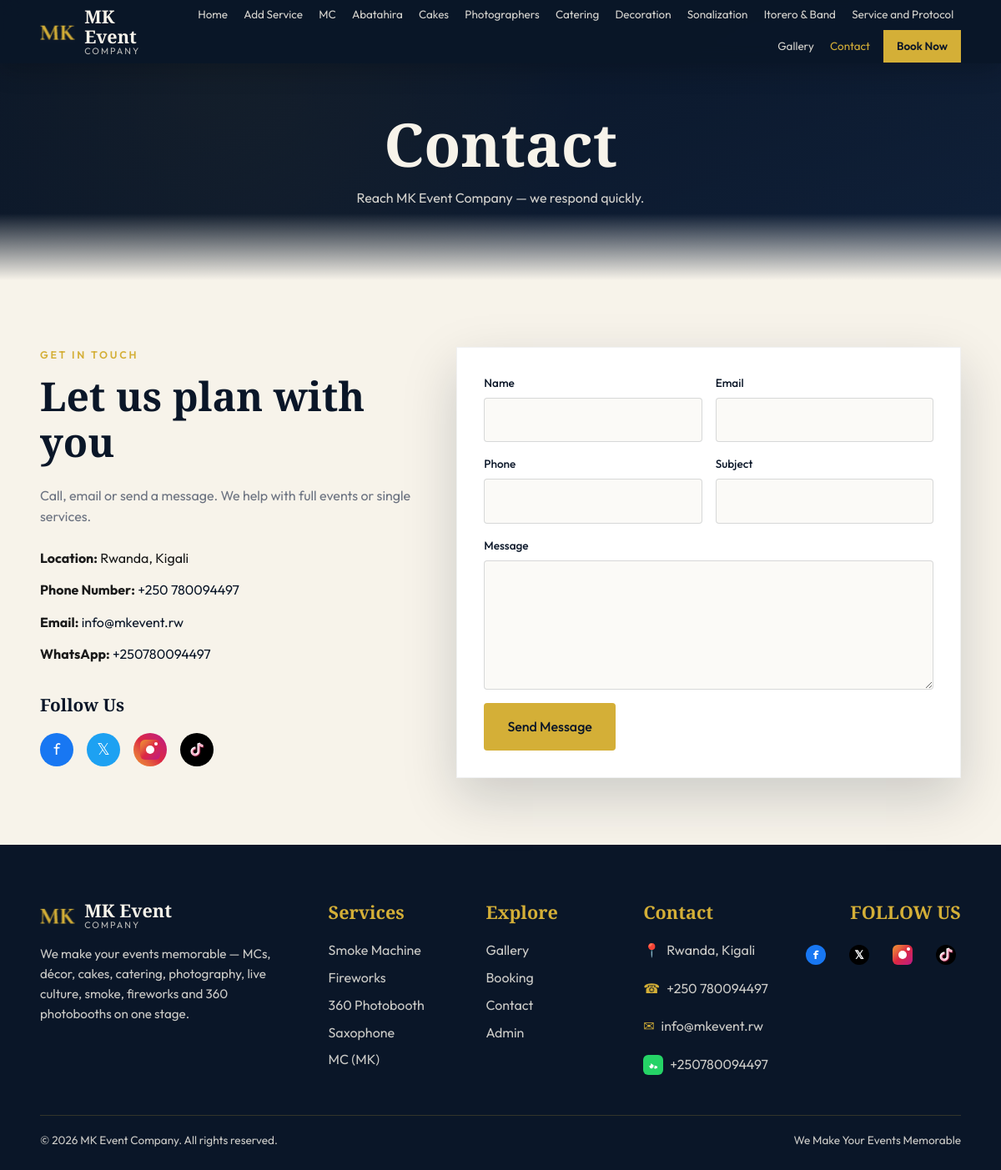
The page /pages/contact.php on the database its author committed.
### tables this page shows
CREATE TABLE `settings` (
  `id` int(11) NOT NULL,
  `site_name` varchar(150) DEFAULT 'MK Event Company',
  `tagline` varchar(255) DEFAULT 'We Make Your Events Memorable',
  `phone` varchar(50) DEFAULT '+250 788 000 000',
  `email` varchar(150) DEFAULT 'info@mkevent.rw',
  `address` text DEFAULT NULL,
  `facebook` varchar(255) DEFAULT NULL,
  `instagram` varchar(255) DEFAULT NULL,
  `twitter` varchar(255) DEFAULT NULL,
  `whatsapp` varchar(50) DEFAULT NULL,
  `about_text` text DEFAULT NULL
);

### includes/db.php (called while the page is built, shortened)
<?php
function mk_db() {
    static $conn = null;
    if ($conn === null) {
        try {
            $conn = new PDO('mysql:host=localhost;dbname=MK;charset=utf8', 'root', '', array(
                PDO::ATTR_ERRMODE => PDO::ERRMODE_EXCEPTION,
                PDO::ATTR_DEFAULT_FETCH_MODE => PDO::FETCH_ASSOC,
            ));
        } catch (PDOException $e) {
            $conn = false;
        }
    }
    return $conn;
}
function mk_api($path) {
    $db = mk_db();
    $path = trim($path, '/');
    if ($path === 'settings') {
        return mk_api_rows($db, 'SELECT * FROM settings LIMIT 1', true);
    }
    return array('success' => false, 'data' => array());
}
function mk_api_rows($db, $sql, $single = false) {
    try {
        $rows = $db->query($sql)->fetchAll();
        return array('success' => true, 'data' => $single ? (isset($rows[0]) ? $rows[0] : null) : $rows);
    } catch (PDOException $e) {
        error_log('mk_api query failed: ' . $e->getMessage());
        return array('success' => false, 'data' => array());
    }
}

### pages/contact.php (the view, shortened to what this page needs)
<?php
require_once __DIR__ . '/../includes/layout.php';
$settings = mk_api('settings');
$s = isset($settings['data']) ? $settings['data'] : array();
$phone = isset($s['phone']) ? $s['phone'] : '+250 788 000 000';
$email = isset($s['email']) ? $s['email'] : 'info@mkevent.rw';
$address = isset($s['address']) ? $s['address'] : 'Kigali, Rwanda';
$whatsapp = isset($s['whatsapp']) ? $s['whatsapp'] : '+2507880094497';
$facebook = isset($s['facebook']) ? $s['facebook'] : 'https://facebook.com/mkevent';
$instagram = isset($s['instagram']) ? $s['instagram'] : 'https://instagram.com/mkevent';
$twitter = isset($s['twitter']) ? $s['twitter'] : 'https://twitter.com/mkevent';
$tiktok = isset($s['tiktok']) ? $s['tiktok'] : 'https://tiktok.com/@mkevent';
$content = '
<section class="page-hero"><div><h1>Contact</h1><p>Reach MK Event Company — we respond quickly.</p></div></section>
<section class="section">
  <div class="container grid-2">
    <div>
      <div class="section-head" style="text-align:left;margin-bottom:1.5rem">
        <div class="eyebrow">Get in touch</div>
        <h2>Let us plan with you</h2>
      </div>
      <p style="color:var(--muted);margin-bottom:1.5rem">Call, email or send a message. We help with full events or single services.</p>
      <ul style="display:grid;gap:.8rem">
        <li><strong>Location:</strong> ' . htmlspecialchars($address) . '</li>
        <li><strong>Phone Number:</strong> <a href="tel:' . preg_replace('/[^0-9+]/', '', $phone) . '" style="color:var(--navy);text-decoration:none">' . htmlspecialchars($phone) . '</a></li>
        <li><strong>Email:</strong> <a href="mailto:' . htmlspecialchars($email) . '" style="color:var(--navy);text-decoration:none">' . htmlspecialchars($email) . '</a></li>
        <li><strong>WhatsApp:</strong> <a href="https://wa.me/' . preg_replace('/[^0-9]/', '', $whatsapp) . '" target="_blank" style="color:var(--navy);text-decoration:none">' . htmlspecialchars($whatsapp) . '</a></li>
      </ul>
      <div style="margin-top:2rem">
        <h3 style="font-family:var(--font-display);font-size:1.3rem;color:var(--navy);margin-bottom:1rem">Follow Us</h3>
        <div style="display:flex;gap:1rem;flex-wrap:wrap">
          <a href="' . htmlspecialchars($facebook) . '" target="_blank" style="display:inline-flex;align-items:center;justify-content:center;width:40px;height:40px;background:#1877f2;color:var(--white);border-radius:50%;text-decoration:none;font-size:1.2rem">f</a>
          <a href="' . htmlspecialchars($twitter) . '" target="_blank" style="display:inline-flex;align-items:center;justify-content:center;width:40px;height:40px;background:#1da1f2;color:var(--white);border-radius:50%;text-decoration:none;font-size:1.2rem">𝕏</a>
          <a href="' . htmlspecialchars($instagram) . '" target="_blank" style="display:inline-flex;align-items:center;justify-content:center;width:40px;height:40px;background:linear-gradient(45deg,#f09433 0%,#e6683c 25%,#dc2743 50%,#cc2366 75%,#bc1888 100%);color:var(--white);border-radius:50%;text-decoration:none;font-size:1.2rem;padding:0">
          </a>
          <a href="' . htmlspecialchars($tiktok) . '" target="_blank" style="display:inline-flex;align-items:center;justify-content:center;width:40px;height:40px;background:#000;color:var(--white);border-radius:50%;text-decoration:none;font-size:1.2rem;padding:0">
          </a>
        </div>
      </div>
    </div>
    <form class="form-card" id="contactForm">
      <div class="form-grid">
        <div class="form-group"><label>Name</label><input name="name" required /></div>
        <div class="form-group"><label>Email</label><input type="email" name="email" required /></div>
        <div class="form-group"><label>Phone</label><input name="phone" /></div>
        <div class="form-group"><label>Subject</label><input name="subject" /></div>
        <div class="form-group full"><label>Message</label><textarea name="message" rows="5" required></textarea></div>
      </div>
      <button class="btn btn-gold" style="margin-top:1rem" type="submit">Send Message</button>
    </form>
  </div>
</section>
<script>
document.getElementById("contactForm").addEventListener("submit", function(e){
  e.preventDefault();
  var fd = new FormData(e.target);
  var body = {};
  fd.forEach(function(v,k){ body[k]=v; });
  var alertBox = document.getElementById("contactAlert");
  apiPost("contact", body).then(function(res){
    alertBox.className = "alert " + (res.success ? "alert-success" : "alert-error");
    alertBox.textContent = res.message || (res.success ? "Message sent!" : "Failed");
    if(res.success) e.target.reset();
  });
});
</script>';
mk_page('Contact', $content, 'contact');

### includes/layout.php (shortened to what this page needs)
<?php
require_once __DIR__ . '/db.php';
function mk_page($title, $content, $active = '') {
    $year = date('Y');
    $isHome = ($active === 'home');
    $headerClass = $isHome ? 'site-header' : 'site-header scrolled';
    $settings = mk_api('settings');
    $s = isset($settings['data']) ? $settings['data'] : array();
    $phone = isset($s['phone']) ? $s['phone'] : '+250 788 000 000';
    $email = isset($s['email']) ? $s['email'] : 'info@mkevent.rw';
    $address = isset($s['address']) ? $s['address'] : 'Kigali, Rwanda';
    $whatsapp = isset($s['whatsapp']) ? $s['whatsapp'] : '+2507880094497';
    $facebook = isset($s['facebook']) ? $s['facebook'] : 'https://facebook.com/mkevent';
    $instagram = isset($s['instagram']) ? $s['instagram'] : 'https://instagram.com/mkevent';
    $twitter = isset($s['twitter']) ? $s['twitter'] : 'https://twitter.com/mkevent';
    $tiktok = isset($s['tiktok']) ? $s['tiktok'] : 'https://tiktok.com/@mkevent';
    $cssVer = (string) @filemtime(__DIR__ . '/../assets/css/style.css');
    $jsVer = (string) @filemtime(__DIR__ . '/../assets/js/main.js');
    $base = MK_BASE;
    echo '<!DOCTYPE html>
<html lang="en">
<head>
  <title>' . htmlspecialchars($title) . ' | MK Event Company</title>
  <link rel="icon" type="image/png" href="' . $base . '/assets/logo.png" />
  <link rel="shortcut icon" type="image/png" href="' . $base . '/assets/logo.png" />
  <link rel="apple-touch-icon" href="' . $base . '/assets/logo.png" />
  <link rel="stylesheet" href="' . $base . '/assets/css/style.css?v=' . $cssVer . '" />
</head>
<body>
<header class="' . $headerClass . '" id="siteHeader">
  <div class="container nav-wrap">
    <a href="' . $base . '/" class="logo">
      <img src="' . $base . '/assets/logo.png" alt="MK Event Company" class="logo-img" />
      <div class="logo-text"><strong>MK Event</strong><span>Company</span></div>
    </a>
    <nav class="nav-links" id="navLinks">
      <a href="' . $base . '/" class="' . ($active==='home'?'active':'') . '">Home</a>
      <div class="nav-drop' . (in_array($active, array('smoke','fireworks','photobooth','saxophone'), true) ? ' active' : '') . '">
        <button class="nav-drop-btn" type="button">Add Service</button>
          <a href="' . $base . '/pages/smoke-machine.php" class="' . ($active==='smoke'?'active':'') . '">Smoke Machine</a>
          <a href="' . $base . '/pages/fireworks.php" class="' . ($active==='fireworks'?'active':'') . '">Fireworks</a>
          <a href="' . $base . '/pages/photobooth.php" class="' . ($active==='photobooth'?'active':'') . '">360 Photobooth</a>
          <a href="' . $base . '/pages/saxophone.php" class="' . ($active==='saxophone'?'active':'') . '">Saxophone</a>
      </div>
      <a href="' . $base . '/pages/mc.php" class="' . ($active==='mc'?'active':'') . '">MC</a>
      <a href="' . $base . '/pages/abatahira.php" class="' . ($active==='abatahira'?'active':'') . '">Abatahira</a>
      <a href="' . $base . '/pages/cakes.php" class="' . ($active==='cakes'?'active':'') . '">Cakes</a>
      <a href="' . $base . '/pages/photographers.php" class="' . ($active==='photographers'?'active':'') . '">Photographers</a>
      <a href="' . $base . '/pages/catering.php" class="' . ($active==='catering'?'active':'') . '">Catering</a>
      <a href="' . $base . '/pages/decoration.php" class="' . ($active==='decoration'?'active':'') . '">Decoration</a>
      <a href="' . $base . '/pages/sonalization.php" class="' . ($active==='sonalization'?'active':'') . '">Sonalization</a>
      <a href="' . $base . '/pages/itorero-band.php" class="' . ($active==='itorero'?'active':'') . '">Itorero & Band</a>
      <a href="' . $base . '/pages/service-protocol.php" class="' . ($active==='service-protocol'?'active':'') . '">Service and Protocol</a>
      <a href="' . $base . '/pages/gallery.php" class="' . ($active==='gallery'?'active':'') . '">Gallery</a>
      <a href="' . $base . '/pages/contact.php" class="' . ($active==='contact'?'active':'') . '">Contact</a>
      <a href="' . $base . '/pages/booking.php" class="nav-cta">Book Now</a>
    </nav>
  </div>
</header>
<main>' . $content . '</main>
<footer class="site-footer">
  <div class="container footer-grid">
    <div class="footer-brand">
      <div class="logo">
        <img src="' . $base . '/assets/logo.png" alt="MK Event Company" class="logo-img" />
        <div class="logo-text"><strong>MK Event</strong><span>Company</span></div>
      </div>
      <p>We make your events memorable — MCs, décor, cakes, catering, photography, live culture, smoke, fireworks and 360 photobooths on one stage.</p>
    </div>
    <div><h4>Services</h4><ul>
      <li><a href="' . $base . '/pages/smoke-machine.php">Smoke Machine</a></li>
      <li><a href="' . $base . '/pages/fireworks.php">Fireworks</a></li>
      <li><a href="' . $base . '/pages/photobooth.php">360 Photobooth</a></li>
      <li><a href="' . $base . '/pages/saxophone.php">Saxophone</a></li>
      <li><a href="' . $base . '/pages/mc.php">MC (MK)</a></li>
    </ul></div>
    <div><h4>Explore</h4><ul>
      <li><a href="' . $base . '/pages/gallery.php">Gallery</a></li>
      <li><a href="' . $base . '/pages/booking.php">Booking</a></li>
      <li><a href="' . $base . '/pages/contact.php">Contact</a></li>
      <li><a href="' . $base . '/pages/admin.php">Admin</a></li>
    </ul></div>
    <div><h4>Contact</h4><ul style="display:flex;flex-direction:column;gap:.8rem">
      <li style="display:flex;align-items:center;gap:.5rem"><span style="color:var(--gold)">&#x1F4CD;</span> <span style="color:rgba(247,243,234,.82)">' . htmlspecialchars($address) . '</span></li>
      <li style="display:flex;align-items:center;gap:.5rem"><span style="color:var(--gold)">&#x260E;</span> <a href="tel:' . preg_replace('/[^0-9+]/', '', $phone) . '" style="color:rgba(247,243,234,.82);text-decoration:none">' . htmlspecialchars($phone) . '</a></li>
      <li style="display:flex;align-items:center;gap:.5rem"><span style="color:var(--gold)">&#x2709;</span> <a href="mailto:' . htmlspecialchars($email) . '" style="color:rgba(247,243,234,.82);text-decoration:none">' . htmlspecialchars($email) . '</a></li>
      <li style="display:flex;align-items:center;gap:.5rem">
        <a href="https://wa.me/' . preg_replace('/[^0-9]/', '', $whatsapp) . '" target="_blank" style="color:rgba(247,243,234,.82);text-decoration:none">' . htmlspecialchars($whatsapp) . '</a>
      </li>
    </ul></div>
    <div class="footer-social">
      <h4>FOLLOW US</h4>
      <div class="social-links">
        <a href="' . htmlspecialchars($facebook) . '" target="_blank" aria-label="Facebook">
          <svg width="24" height="24" viewBox="0 0 24 24" fill="none" xmlns="http://www.w3.org/2000/svg">
            <circle cx="12" cy="12" r="12" fill="#1877f2"/>
            <text x="12" y="17" text-anchor="middle" fill="white" font-size="14" font-weight="bold">f</text>
          </svg>
        </a>
        <a href="' . htmlspecialchars($twitter) . '" target="_blank" aria-label="Twitter">
          <svg width="24" height="24" viewBox="0 0 24 24" fill="none" xmlns="http://www.w3.org/2000/svg">
            <circle cx="12" cy="12" r="12" fill="#000"/>
            <text x="12" y="17" text-anchor="middle" fill="white" font-size="14" font-weight="bold">𝕏</text>
          </svg>
        </a>
        <a href="' . htmlspecialchars($instagram) . '" target="_blank" aria-label="Instagram">
        </a>
        <a href="' . htmlspecialchars($tiktok) . '" target="_blank" aria-label="TikTok">
        </a>
      </div>
    </div>
  </div>
  <div class="container footer-bottom">
    <span>&copy; ' . $year . ' MK Event Company. All rights reserved.</span>
    <span>We Make Your Events Memorable</span>
  </div>
</footer>
<script src="' . $base . '/assets/js/main.js?v=' . $jsVer . '"></script>
<script>var MK_BASE = ' . json_encode($base) . ';</script>
</body>
</html>';
}

### rows shown on the page
settings: address "Rwanda, Kigali", phone "+250 780094497", email "info@mkevent.rw", whatsapp "+250780094497"
